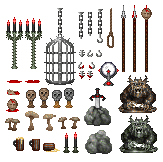
#> input picture provisional/PIXEL ART/misc_scenery.png, 163 x 162 px, found by its file name
$ python segment_scenery.py
#> lines starting #> are read from the running program, lines starting #| are printed output that depends on the picture; after the words box and inside, x2 and y2 are one past the last pixel; in counts of white or black regions, pixels touching at a corner belong together
from PIL import Image
import os

def segment_scenery(input_path, output_dir):
    if not os.path.exists(output_dir):
        os.makedirs(output_dir)

    img = Image.open(input_path).convert("RGBA")
#> img is the input picture: PIL image 163x162 RGBA; mean R, G, B, A 28.5, 24.4, 21.3, 74.6
    w, h = img.size
#> w = 163; h = 162
    alpha = img.getchannel('A')
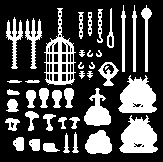
#> alpha: PIL image 163x162 L; 29.3% white; 42 white regions (2 under 20 px), largest, box (x1, y1, x2, y2) and area: (118, 75, 157, 113) 1008, (119, 115, 158, 153) 1008, (44, 8, 76, 85) 876

    # We'll use a flood-fill or connected components approach to find objects
    visited = set()
    objects = []

    data = alpha.load()

    for y in range(h):
        for x in range(w):
            if data[x, y] > 0 and (x, y) not in visited:
                # New object found, find its bounds
                q = [(x, y)]
                visited.add((x, y))
                min_x, min_y = x, y
                max_x, max_y = x, y

                # Simple BFS to find the whole island
                idx = 0
                while idx < len(q):
                    cx, cy = q[idx]
                    idx += 1
                    min_x = min(min_x, cx)
                    min_y = min(min_y, cy)
                    max_x = max(max_x, cx)
                    max_y = max(max_y, cy)

                    for dx, dy in [(0, 1), (0, -1), (1, 0), (-1, 0)]:
                        nx, ny = cx + dx, cy + dy
                        if 0 <= nx < w and 0 <= ny < h and data[nx, ny] > 0 and (nx, ny) not in visited:
                            visited.add((nx, ny))
                            q.append((nx, ny))

                # Save object if it's large enough
                if (max_x - min_x) > 5 and (max_y - min_y) > 5:
                    obj_img = img.crop((min_x, min_y, max_x + 1, max_y + 1))
                    objects.append(obj_img)
#> after the loop, objects = 25 items; visited = 7727 items

    # Save the interesting ones with meaningful names
    # We'll manually name the most obvious ones by index
    # Based on the view_file output:
    # 0: Sword in stone, 1: Rocks, 2: Gargoyles... etc.
    # Note: BFS order depends on scanline, so we'll just save them all
    for i, obj in enumerate(objects):
        obj.save(os.path.join(output_dir, f"scenery_{i}.png"))
#> this loop made 25 passes
#> pass 2, in segment_scenery, `obj.save(os.path.join(output_dir, f"scenery_{i}.png"))`:
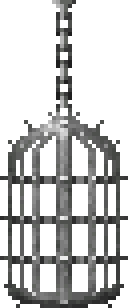
#> saved as scenery_1.png: PIL image 32x77 RGBA (shown 4 times larger); mean R, G, B, A 35.3, 35.6, 35.2, 90.7; transparent parts drawn white

    print(f"Extracted {len(objects)} scenery objects to {output_dir}")
#| Extracted 25 scenery objects to /Users/nicolas/Documents/PRESENTACION BAYESIANA/PIXEL ART/extracted

if __name__ == "__main__":
    input_file = "/Users/nicolas/Documents/PRESENTACION BAYESIANA/PIXEL ART/misc_scenery.png"
    output_dir = "/Users/nicolas/Documents/PRESENTACION BAYESIANA/PIXEL ART/extracted"
    segment_scenery(input_file, output_dir)
